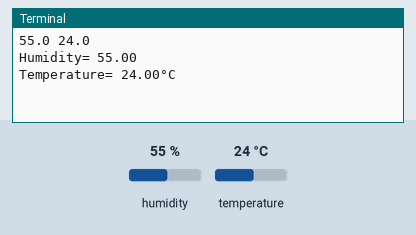
Simulated run of this program. Board: Raspberry Pi (BCM pin numbers). Shown: the last lines printed to the terminal. The inputs (shaded band) are chosen by the test bench; at power-on: humidity 55 %, temperature 24 °C.

Above: at 1.2 s.
1.3 s: humidity set to 22 %
At 4.4 s:
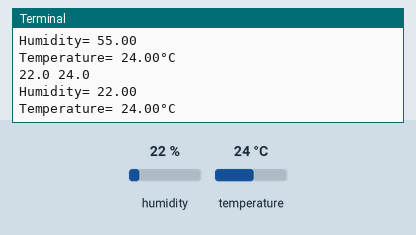
5.9 s: temperature set to 12 °C
At 8.1 s:
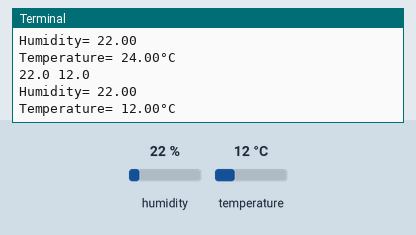
10.5 s: humidity set to 40 %
At 11.7 s:
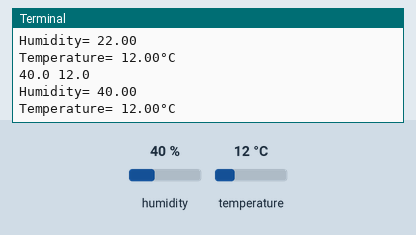
Timing chart, 0 to 13.5 s (numbered marks = the images above; inputs shaded):
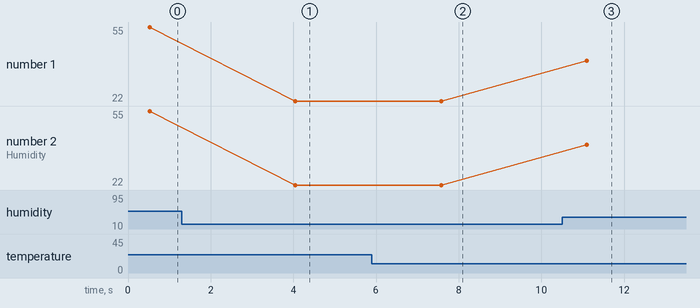

Measured:
- after the input at 1.3 s, the terminal: prints a new line after 2.8 s (image 1)
- after the input at 5.9 s, the terminal: prints a new line after 1.7 s (image 2)
- after the input at 10.5 s, the terminal: prints a new line after 0.60 s (image 3)
- plotted number 1: 55 → 22 after the input at 1.3 s, 22 → 40 after the input at 10.5 s
- plotted number 2: 55 → 22 after the input at 1.3 s, 22 → 40 after the input at 10.5 s

The program:

measure_temp_humidity_Adafruit_DHT.py
```python
# python program to monitor temperature and humidty using DHT sensor on Raspberry Pi3
# using Adafruit-DHT package so check whether package supports raspb4 board else add BCM2711

import Adafruit_DHT
import time

#declaring and setting pins for DHT
DHT_SENSOR=Adafruit_DHT.DHT11
DHT_PIN=4

while True:
    humidity,temp=Adafruit_DHT.read(DHT_SENSOR,DHT_PIN)
    print(humidity,temp)
    if humidity is not None and temp is not None:
        # 0.02f used to print float value to 2 decimal points
        print(f"Humidity= {humidity:.02f}")
        print(f"Temperature= {temp:.02f}°C")
        time.sleep(3)
```
